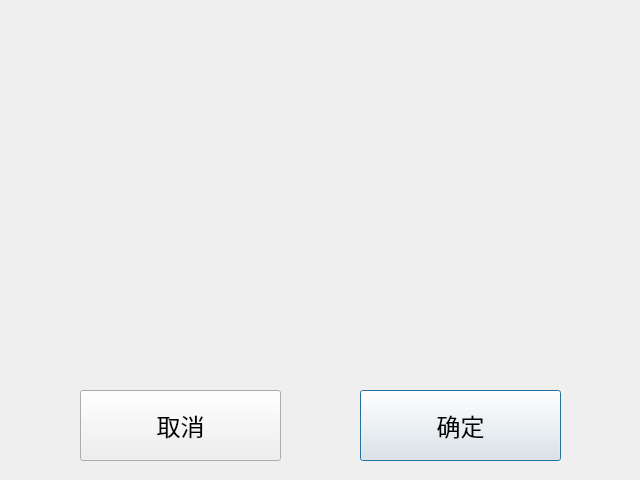
<?xml version="1.0" encoding="UTF-8"?>
<ui version="4.0">
 <class>ActionDialog</class>
 <widget class="QDialog" name="ActionDialog">
  <property name="geometry">
   <rect>
    <x>0</x>
    <y>0</y>
    <width>640</width>
    <height>480</height>
   </rect>
  </property>
  <property name="windowTitle">
   <string>Dialog</string>
  </property>
  <widget class="QPushButton" name="doneButton">
   <property name="geometry">
    <rect>
     <x>360</x>
     <y>390</y>
     <width>201</width>
     <height>71</height>
    </rect>
   </property>
   <property name="font">
    <font>
     <pointsize>18</pointsize>
    </font>
   </property>
   <property name="focusPolicy">
    <enum>Qt::ClickFocus</enum>
   </property>
   <property name="text">
    <string>确定</string>
   </property>
  </widget>
  <widget class="QPushButton" name="rejectButton">
   <property name="geometry">
    <rect>
     <x>80</x>
     <y>390</y>
     <width>201</width>
     <height>71</height>
    </rect>
   </property>
   <property name="font">
    <font>
     <pointsize>18</pointsize>
    </font>
   </property>
   <property name="focusPolicy">
    <enum>Qt::ClickFocus</enum>
   </property>
   <property name="text">
    <string>取消</string>
   </property>
  </widget>
  <widget class="QLabel" name="label">
   <property name="geometry">
    <rect>
     <x>10</x>
     <y>150</y>
     <width>621</width>
     <height>111</height>
    </rect>
   </property>
   <property name="font">
    <font>
     <pointsize>24</pointsize>
    </font>
   </property>
   <property name="text">
    <string/>
   </property>
  </widget>
 </widget>
 <resources/>
 <connections/>
</ui>
